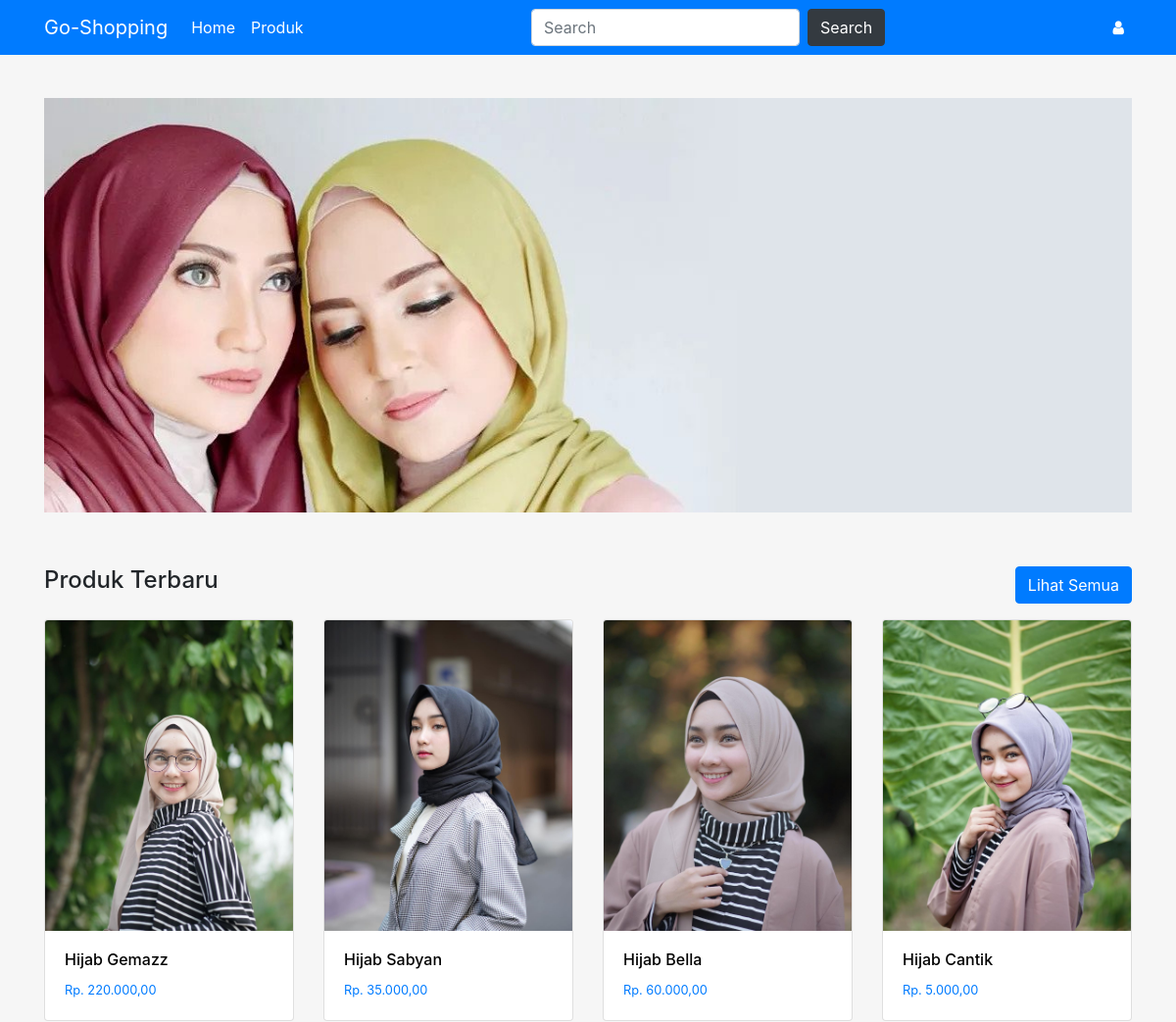
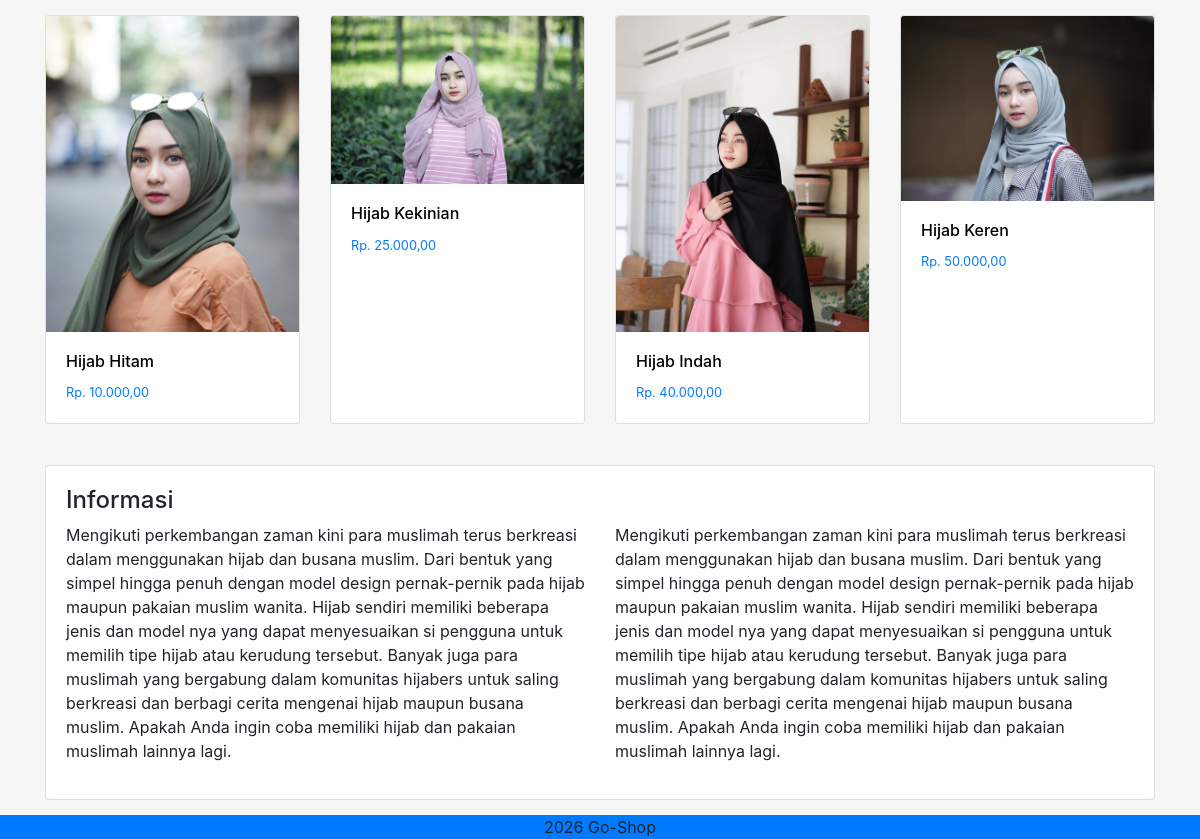
The page / on the database its author committed (2 pictures, top to bottom).
### tables this page shows
CREATE TABLE `produk` (
  `id` int(11) NOT NULL,
  `nama_file` varchar(255) NOT NULL,
  `tipe_file` varchar(255) NOT NULL,
  `ukuran_file` double NOT NULL,
  `nama_produk` varchar(100) NOT NULL,
  `slug_nama_produk` varchar(100) NOT NULL,
  `harga` int(11) NOT NULL,
  `kategori` varchar(50) NOT NULL,
  `deskripsi` text NOT NULL,
  `qty` int(50) NOT NULL,
  `waktu` timestamp NOT NULL DEFAULT CURRENT_TIMESTAMP ON UPDATE CURRENT_TIMESTAMP
);

### application/controllers/Pembeli.php (called while the page is built, shortened)
<?php
class Pembeli extends CI_Controller {
	public function __construct()
	{
		$this->load->model('Pembeli_model');
		$this->load->library('form_validation');
		$this->load->library('pagination');
    }
	public function index()
	{
		$this->load->view('pembeli/index');
	}
}

### index.php (called while the page is built, shortened)
<?php
require_once BASEPATH.'core/CodeIgniter.php';

### application/views/pembeli/index.php (the view, shortened to what this page needs)
<!DOCTYPE html>
<html lang="en">
<head>
    <link rel="stylesheet" href="<?php echo base_url(); ?>asset/pembeli/css/bootstrap.min.css">
    <link rel="stylesheet" href="https://cdnjs.cloudflare.com/ajax/libs/font-awesome/4.7.0/css/font-awesome.min.css" />
    <link rel="stylesheet" href="<?php echo base_url(); ?>asset/pembeli/css/style.css">
</head>
<body>
<section class="section section-header">
    <?php $this->load->view('pembeli/library/header'); ?>
</section>
<section class="section section-banner">
    <div class="container">
        <div class="row">
            <div class="col-12">
                <img src="<?php echo base_url('asset/img/banner.jpg') ?>" alt="Banner" class="img-fluid">
            </div>
        </div>
    </div>
</section>
<section class="section section-produk-terbaru">
    <div class="container">
        <div class="row">
            <div class="col-md-6">
                <h4>Produk Terbaru</h4>
            </div>
            <div class="col-md-6">
                <a href="<?php echo base_url('produk'); ?>" class="btn btn-primary pull-right mb-3">Lihat Semua</a>
            </div>
        </div>
        <div class="row">
            <?php
            $this->db->from('produk');
            $this->db->order_by('id', 'DESC');
            $this->db->limit(8);
            $produk = $this->db->get();
            $data_produk = $produk->result_array();
            foreach($data_produk as $row) {
            ?>
                <div class="col-lg-3 col-md-6 col-sm-12 mb-3 d-flex">
                    <a href="<?php echo base_url('post/').$row['slug_nama_produk']; ?>">
                        <div class="card">
                            <img class="card-img-top img-fluid" src="<?php echo base_url('asset/img/produk/').$row['nama_file']; ?>" alt="<?php echo $row['slug_nama_produk']; ?>">
                            <div class="card-body">
                                <h5><?php echo $row['nama_produk']; ?></h5>
                                <small>Rp. <?php echo number_format($row['harga'], 2,",",".") ; ?></small>
                            </div>
                        </div>
                    </a>
                </div>
            <?php } ?>
        </div>
    </div>
</section>
<section class="section section-support">
    <div class="container">
        <div class="card">
        <h4>Informasi</h4>
            <div class="row">
                <div class="col-lg-6">
					<p>Mengikuti perkembangan zaman kini para muslimah terus berkreasi dalam menggunakan hijab dan busana muslim. Dari bentuk yang simpel hingga penuh dengan model design pernak-pernik pada hijab maupun pakaian muslim wanita. Hijab sendiri memiliki beberapa jenis dan model nya yang dapat menyesuaikan si pengguna untuk memilih tipe hijab atau kerudung tersebut. Banyak juga para muslimah yang bergabung dalam komunitas hijabers untuk saling berkreasi dan berbagi cerita mengenai hijab maupun busana muslim. Apakah Anda ingin coba memiliki hijab dan pakaian muslimah lainnya lagi.</p>
                </div>
                <div class="col-lg-6">
					<p>Mengikuti perkembangan zaman kini para muslimah terus berkreasi dalam menggunakan hijab dan busana muslim. Dari bentuk yang simpel hingga penuh dengan model design pernak-pernik pada hijab maupun pakaian muslim wanita. Hijab sendiri memiliki beberapa jenis dan model nya yang dapat menyesuaikan si pengguna untuk memilih tipe hijab atau kerudung tersebut. Banyak juga para muslimah yang bergabung dalam komunitas hijabers untuk saling berkreasi dan berbagi cerita mengenai hijab maupun busana muslim. Apakah Anda ingin coba memiliki hijab dan pakaian muslimah lainnya lagi.</p>
                </div>
            </div>
        </div>
    </div>
</section>
<div class="footer">
    <?php $this->load->view('pembeli/library/footer'); ?>
</div>
</body>
</html>

### application/views/pembeli/library/header.php (shortened to what this page needs)
<nav class="navbar navbar-expand-lg navbar-dark bg-primary fixed-top">
    <div class="container">
        <a class="navbar-brand" href="<?php echo base_url(''); ?>">Go-Shopping</a>
        <div class="collapse navbar-collapse" id="navbarSupportedContent">
            <ul class="navbar-nav mr-auto">
                <li class="nav-item active">
                    <a class="nav-link" href="<?php echo base_url(''); ?>">Home </a>
                </li>
                <li class="nav-item">
                    <a class="nav-link" href="<?php echo base_url('produk'); ?>">Produk</a>
                </li>
            </ul>
            <ul class="navbar-nav mx-auto">
                <?php echo form_open('pembeli/search', array('class' => 'form-inline my-2 my-lg-0')); ?>
                    <input class="form-control mr-sm-2" type="search" placeholder="Search" name="keyword" aria-label="Search">
                    <button class="btn btn-dark my-2 my-sm-0 text-white" type="submit">Search</button>
                <?php echo form_close(); ?>
            </ul>
            <ul class="navbar-nav ml-auto">
                <li class="nav-item">
                <?php
                $session = $this->session->userdata('username');
                if(!$session)
                {
                ?>
                <li class="nav-item">
                    <a class="nav-link" href="<?php echo base_url('login'); ?>"><i class='fa fa-user'></i></a>
                </li>
                <?php } ?>
            </ul>
        </div>
    </div>
</nav>

### application/views/pembeli/library/footer.php
<div class="bg-primary">
    <p class="text-center"><?php echo date('Y'); ?> Go-Shop</p>
</div>

### asset/pembeli/css/style.css (style rules this page uses)
* { padding: 0; margin: 0; }
a { text-decoration: none; }
body { background: #f6f6f6; }
.navbar { background: #3498db; }
.navbar .navbar-brand { color: #fff; }
.navbar .navbar-nav .nav-link { color: #fff; }
.section-banner { padding: 100px 0 50px; }
.section-produk-terbaru { margin: 5px 0 25px; }
.section-produk-terbaru .card { height: 100%; }
.section-produk-terbaru .card h5 { color: #000; font-size: 1em; }
.section-support { margin: 15px 0; }
.section-support .card { padding: 20px; }
.footer .bg-primary { padding: 0; height: auto; }
.footer p { margin-bottom: 0; }

### rows shown on the page
produk: nama_file (picture), nama_produk "Hijab Gemazz", harga "220.000,00"
produk: nama_file (picture), nama_produk "Hijab Sabyan", harga "35.000,00"
produk: nama_file (picture), nama_produk "Hijab Bella", harga "60.000,00"
produk: nama_file (picture), nama_produk "Hijab Cantik", harga "5.000,00"
produk: nama_file (picture), nama_produk "Hijab Hitam", harga "10.000,00"
produk: nama_file (picture), nama_produk "Hijab Kekinian", harga "25.000,00"
produk: nama_file (picture), nama_produk "Hijab Indah", harga "40.000,00"
produk: nama_file (picture), nama_produk "Hijab Keren", harga "50.000,00"
